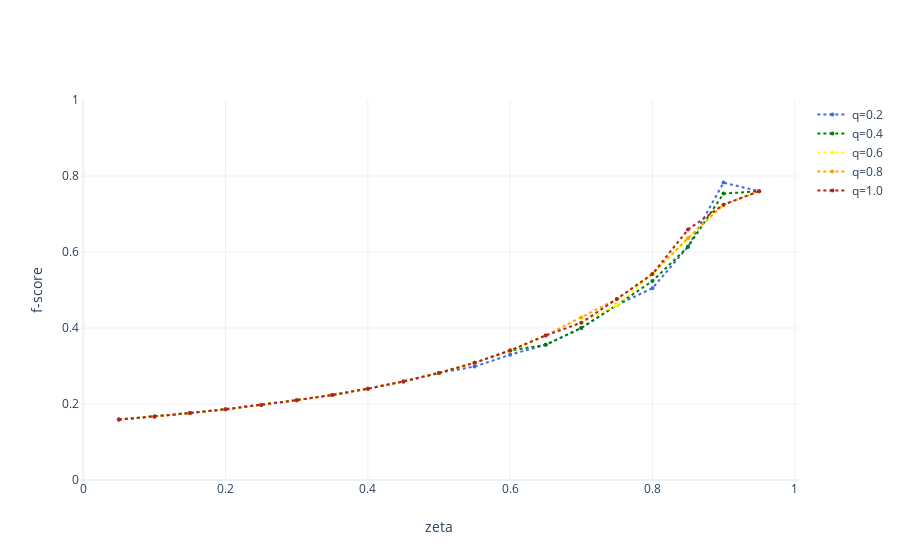

The notebook cell saved with this chart:
### Code cell
# wmd
fig = performance_plot(df_performance)
fig.show()

### Figure 1 — Plotly figure (JSON) as saved in the notebook; plotly's stock layout.template omitted (floating-point values rounded to 4 significant figures)
{"data": [{"line": {"color": "royalblue", "dash": "dot", "width": 2}, "marker": {"size": 4}, "name": "q=0.2", "type": "scatter", "x": [0.05, 0.1, 0.15, 0.2, 0.25, 0.3, 0.35, 0.4, 0.45, 0.5, 0.55, 0.6, 0.65, 0.7, 0.75, 0.8, 0.85, 0.9, 0.95], "y": [0.159, 0.1671, 0.1761, 0.1862, 0.1975, 0.2102, 0.2238, 0.2403, 0.2594, 0.2818, 0.2985, 0.3297, 0.3558, 0.4, 0.4603, 0.5047, 0.6136, 0.7826, 0.76]}, {"line": {"color": "green", "dash": "dot", "width": 2}, "marker": {"size": 4}, "name": "q=0.4", "type": "scatter", "x": [0.05, 0.1, 0.15, 0.2, 0.25, 0.3, 0.35, 0.4, 0.45, 0.5, 0.55, 0.6, 0.65, 0.7, 0.75, 0.8, 0.85, 0.9, 0.95], "y": [0.159, 0.1671, 0.1761, 0.1862, 0.1975, 0.2102, 0.2238, 0.2403, 0.2594, 0.2818, 0.3085, 0.3407, 0.3558, 0.4, 0.4603, 0.5234, 0.6136, 0.7536, 0.76]}, {"line": {"color": "yellow", "dash": "dot", "width": 2}, "marker": {"size": 4}, "name": "q=0.6", "type": "scatter", "x": [0.05, 0.1, 0.15, 0.2, 0.25, 0.3, 0.35, 0.4, 0.45, 0.5, 0.55, 0.6, 0.65, 0.7, 0.75, 0.8, 0.85, 0.9, 0.95], "y": [0.159, 0.1671, 0.1761, 0.1862, 0.1975, 0.2102, 0.2238, 0.2403, 0.2594, 0.2818, 0.3085, 0.3407, 0.3804, 0.4138, 0.4603, 0.5421, 0.6364, 0.7246, 0.76]}, {"line": {"color": "orange", "dash": "dot", "width": 2}, "marker": {"size": 4}, "name": "q=0.8", "type": "scatter", "x": [0.05, 0.1, 0.15, 0.2, 0.25, 0.3, 0.35, 0.4, 0.45, 0.5, 0.55, 0.6, 0.65, 0.7, 0.75, 0.8, 0.85, 0.9, 0.95], "y": [0.159, 0.1671, 0.1761, 0.1862, 0.1975, 0.2102, 0.2238, 0.2403, 0.2594, 0.2818, 0.3085, 0.3407, 0.3804, 0.4276, 0.4762, 0.5421, 0.6364, 0.7246, 0.76]}, {"line": {"color": "firebrick", "dash": "dot", "width": 2}, "marker": {"size": 4}, "name": "q=1.0", "type": "scatter", "x": [0.05, 0.1, 0.15, 0.2, 0.25, 0.3, 0.35, 0.4, 0.45, 0.5, 0.55, 0.6, 0.65, 0.7, 0.75, 0.8, 0.85, 0.9, 0.95], "y": [0.159, 0.1671, 0.1761, 0.1862, 0.1975, 0.2102, 0.2238, 0.2403, 0.2594, 0.2818, 0.3085, 0.3407, 0.3804, 0.4138, 0.4762, 0.5421, 0.6591, 0.7246, 0.76]}], "layout": {"xaxis": {"nticks": 9, "title": {"text": "zeta"}}, "yaxis": {"nticks": 10, "range": [0, 1], "title": {"text": "f-score"}}}}
